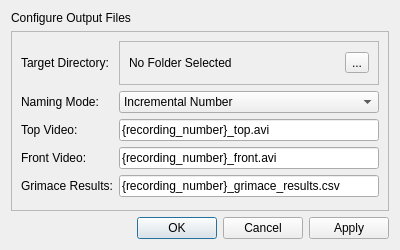
<?xml version="1.0" encoding="UTF-8"?>
<ui version="4.0">
 <class>DConfigureVideoFiles</class>
 <widget class="QDialog" name="DConfigureVideoFiles">
  <property name="geometry">
   <rect>
    <x>0</x>
    <y>0</y>
    <width>400</width>
    <height>250</height>
   </rect>
  </property>
  <property name="sizePolicy">
   <sizepolicy hsizetype="Fixed" vsizetype="Fixed">
    <horstretch>0</horstretch>
    <verstretch>0</verstretch>
   </sizepolicy>
  </property>
  <property name="minimumSize">
   <size>
    <width>400</width>
    <height>250</height>
   </size>
  </property>
  <property name="maximumSize">
   <size>
    <width>800</width>
    <height>250</height>
   </size>
  </property>
  <property name="windowTitle">
   <string>Configure Video Files</string>
  </property>
  <layout class="QVBoxLayout" name="verticalLayout">
   <item>
    <widget class="QLabel" name="lbl_title">
     <property name="sizePolicy">
      <sizepolicy hsizetype="Preferred" vsizetype="Fixed">
       <horstretch>0</horstretch>
       <verstretch>0</verstretch>
      </sizepolicy>
     </property>
     <property name="text">
      <string>Configure Output Files</string>
     </property>
    </widget>
   </item>
   <item>
    <widget class="QFrame" name="frame">
     <property name="sizePolicy">
      <sizepolicy hsizetype="Preferred" vsizetype="Preferred">
       <horstretch>0</horstretch>
       <verstretch>0</verstretch>
      </sizepolicy>
     </property>
     <property name="frameShape">
      <enum>QFrame::StyledPanel</enum>
     </property>
     <property name="frameShadow">
      <enum>QFrame::Raised</enum>
     </property>
     <layout class="QFormLayout" name="formLayout">
      <item row="0" column="0">
       <widget class="QLabel" name="label_4">
        <property name="minimumSize">
         <size>
          <width>0</width>
          <height>44</height>
         </size>
        </property>
        <property name="text">
         <string>Target Directory:</string>
        </property>
       </widget>
      </item>
      <item row="0" column="1">
       <widget class="QFrame" name="frame_2">
        <property name="frameShape">
         <enum>QFrame::StyledPanel</enum>
        </property>
        <property name="frameShadow">
         <enum>QFrame::Raised</enum>
        </property>
        <layout class="QHBoxLayout" name="horizontalLayout">
         <item>
          <widget class="QLabel" name="lbl_selected_folder">
           <property name="text">
            <string>No Folder Selected</string>
           </property>
          </widget>
         </item>
         <item>
          <widget class="QToolButton" name="btn_select_folder">
           <property name="text">
            <string>...</string>
           </property>
          </widget>
         </item>
        </layout>
       </widget>
      </item>
      <item row="1" column="0">
       <widget class="QLabel" name="label">
        <property name="text">
         <string>Naming Mode:</string>
        </property>
       </widget>
      </item>
      <item row="1" column="1">
       <widget class="QComboBox" name="dpd_naming_mode">
        <item>
         <property name="text">
          <string>Incremental Number</string>
         </property>
        </item>
        <item>
         <property name="text">
          <string>Start Time</string>
         </property>
        </item>
        <item>
         <property name="text">
          <string>Custom Template</string>
         </property>
        </item>
       </widget>
      </item>
      <item row="2" column="0">
       <widget class="QLabel" name="label_3">
        <property name="text">
         <string>Top Video:</string>
        </property>
       </widget>
      </item>
      <item row="2" column="1">
       <widget class="QLineEdit" name="txt_template_top">
        <property name="text">
         <string>{recording_number}_top.avi</string>
        </property>
       </widget>
      </item>
      <item row="3" column="0">
       <widget class="QLabel" name="label_2">
        <property name="text">
         <string>Front Video:</string>
        </property>
       </widget>
      </item>
      <item row="3" column="1">
       <widget class="QLineEdit" name="txt_template_front">
        <property name="text">
         <string>{recording_number}_front.avi</string>
        </property>
       </widget>
      </item>
      <item row="4" column="0">
       <widget class="QLabel" name="label_5">
        <property name="text">
         <string>Grimace Results:</string>
        </property>
       </widget>
      </item>
      <item row="4" column="1">
       <widget class="QLineEdit" name="txt_template_grimace">
        <property name="text">
         <string>{recording_number}_grimace_results.csv</string>
        </property>
       </widget>
      </item>
     </layout>
    </widget>
   </item>
   <item>
    <widget class="QDialogButtonBox" name="btnbox_buttons">
     <property name="orientation">
      <enum>Qt::Horizontal</enum>
     </property>
     <property name="standardButtons">
      <set>QDialogButtonBox::Apply|QDialogButtonBox::Cancel|QDialogButtonBox::Ok</set>
     </property>
    </widget>
   </item>
  </layout>
 </widget>
 <resources/>
 <connections/>
</ui>
